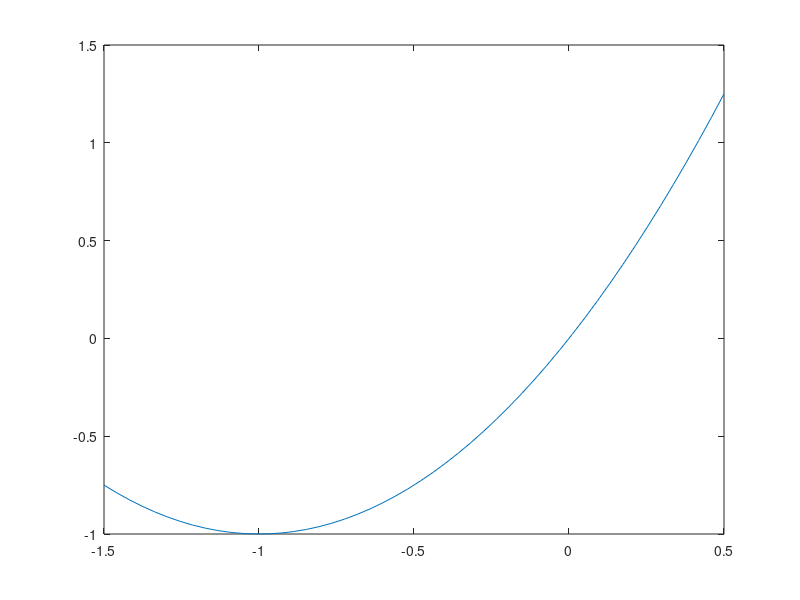

The MATLAB script that drew this image: (Note: this script raises an error after producing the figure.)
clear all
close all
clc

rng(1)

f = @(x) x.^2 + 2*x;
xmin = -1.5; xmax = 0.5;

n_samp = 50;
xx = linspace(xmin,xmax,n_samp)';

plot(xx,f(xx));

lengthscale = 2;
kernel = @(x1,x2) exp(-dist(x1,x2').^2 / (2*lengthscale^2));

Gamma = 8;

X = [-1.2; 0.1327; 0.1327];
fX = f(X);

delta_bar = 0.05; aug = 1;
d = numel(X);
del = [0; delta_bar; -delta_bar];

y = fX + del;

for i = 1:size(xx,1)
    [ub, lb] = opt_bnd(xx(i), [X y], kernel, Gamma, delta_bar);
    UB(i) = ub; LB(i) = lb;
    if mod(i,10) == 0, disp(i); end
end
disp('Done optimal!')

%%

close all
figure

fill([xx' fliplr(xx')], [UB fliplr(LB)], 'k', 'FaceColor', '#0072BD', 'EdgeColor', '#0072BD', 'facealpha', 0.1, 'linewidth', 1); hold on
plot(xx,f(xx), 'k--', 'linewidth', 1.5); hold on;

plot(X(1),y(1)-0.01,'o','markersize',6,'MarkerFaceColor', 'g', 'MarkerEdgeColor', 'g')
plot(X(2),y(2)+0.2,'o','markersize',6,'MarkerFaceColor','g', 'MarkerEdgeColor', 'g')
plot(X(3),y(3)-0.2,'o','markersize',6,'MarkerFaceColor','g', 'MarkerEdgeColor', 'g')

xlim([xmin xmax]); ylim([-2 2]);
xticks([]); yticks([]);
set(gcf,'Color','w','Position',[10 10 350 250]);
set(gca,'box','off','xcolor','w','ycolor','w')

hline_loc = -1.9;
yline(hline_loc ,'linewidth',1.5); hold on
plot([X(2) X(2)],[-2 1.7],'k--','linewidth',1)

text(-0.9,-0.7,'$f^\star$','fontsize',16,'Interpreter','latex');
text(-0.8,0.48,'$C(x)$','fontsize',16,'Interpreter','latex');
text(-0.55,-1.33,'$B(x)$','fontsize',16,'Interpreter','latex');
text(X(2)-0.035,hline_loc-0.25,'$x_i$','fontsize',16,'Interpreter','latex');
text(X(2)+0.02,fX(2)+0.7,'$y_{i,1}$','fontsize',16,'Interpreter','latex');
text(X(3)+0.02,fX(3)-0.45,'$y_{i,2}$','fontsize',16,'Interpreter','latex');

obs = findall(gca,'Type','Line','Marker','o');
for i = 1:numel(obs), uistack(obs(i),'top'); end

exportgraphics(gcf, ['ex0_B.pdf'], 'ContentType', 'vector')
